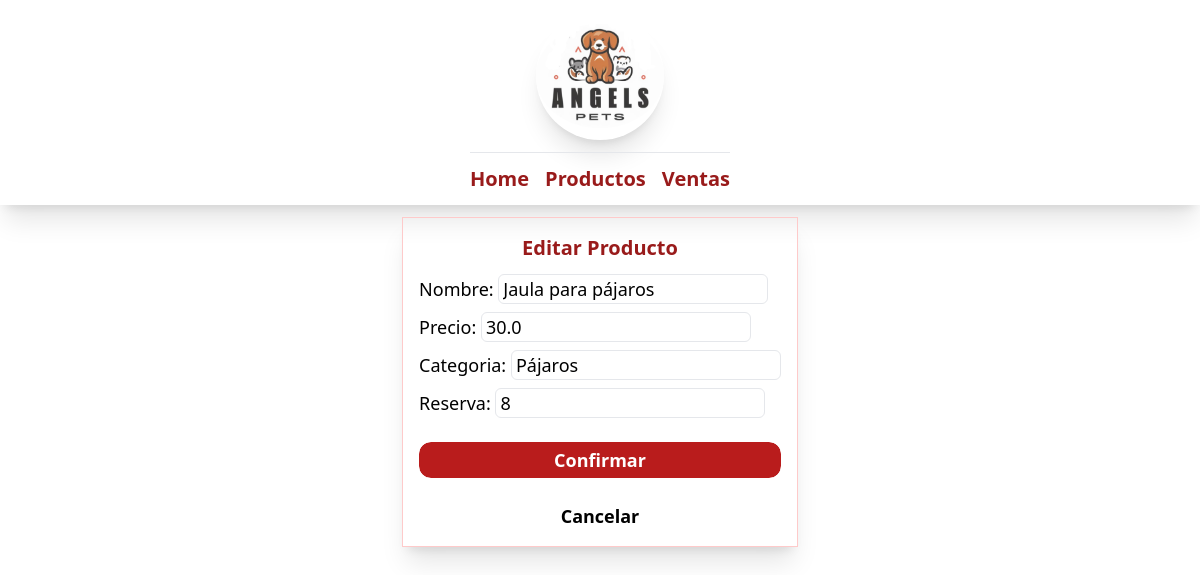
The app's page /petshop/tabla/editar/35, older data.
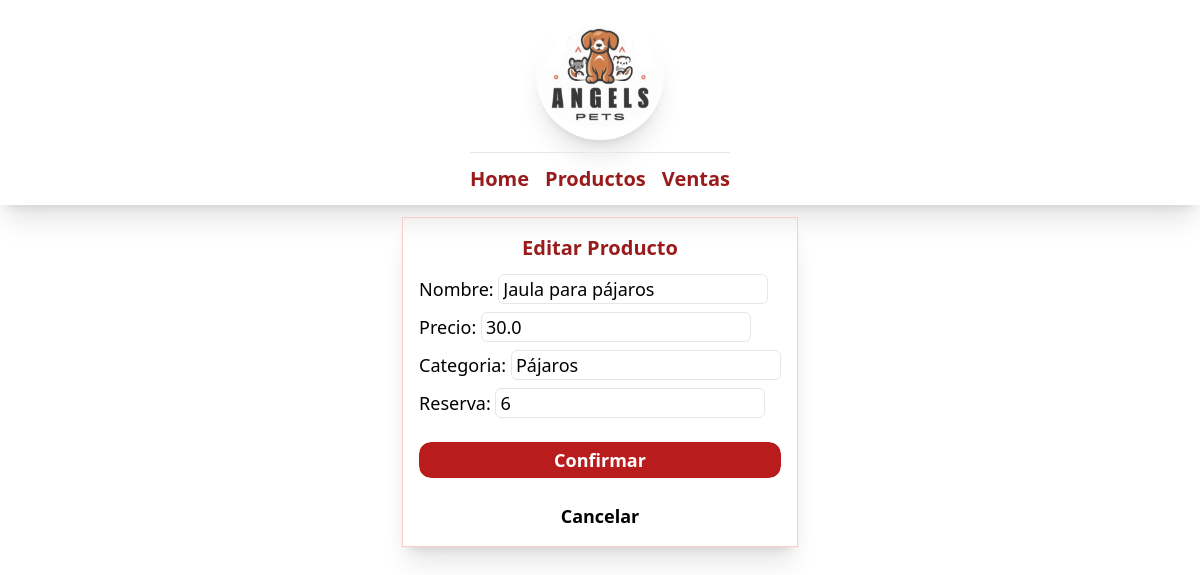
The same page, newer data.
### internal_shop_app/models.py (models this page shows, shortened)
class Producto(models.Model):
    nombre = models.CharField(max_length=50)
    precio = models.FloatField(max_length=50)
    categoria = models.CharField(max_length=50)
    reserva = models.IntegerField(max_length=50)

### internal_shop_app/views.py (the view)
# urls.py: path("tabla/editar/<int:id_prod>", editar_producto_view, name="editar"),
def editar_producto_view(request, id_prod):
    producto = Producto.objects.get(pk=id_prod)
    if request.method == "POST":
        form = ProductoForm(request.POST, instance=producto)
        if form.is_valid():
            form.save()
            return redirect("tabla")
    else:
        template = "editar_producto.html"
        context = {"form": ProductoForm(instance=producto)}
        return render(request, template, context)

### internal_shop_app/forms.py
class ProductoForm(forms.ModelForm):
    class Meta:
        model = Producto
        fields = ['nombre', 'precio', 'categoria', 'reserva']
        widgets = {
            'nombre': forms.TextInput(attrs={'class': 'border border-1 rounded-md px-1'}),
            'precio': forms.NumberInput(attrs={'class': 'border border-1 rounded-md px-1'}),
            'categoria': forms.TextInput(attrs={'class': 'border border-1 rounded-md px-1'}),
            'reserva': forms.NumberInput(attrs={'class': 'border border-1 rounded-md px-1'}),
        }

### internal_shop_app/templates/editar_producto.html (shortened to what this page needs)
{% extends "home.html" %} {% block main-section %}
<div
  class="flex flex-col text-center border border-red-200 p-4 gap-3 shadow-xl my-2"
>
  <h1 class="text-xl text-red-800 font-bold">Editar Producto</h1>
  <form method="POST" class="flex flex-col text-lg gap-2">
    <div class="flex flex-col items-start gap-2">{{form}}</div>
    <button
      class="py-1 px-4 rounded-md outline outline-1 rounded-xl bg-red-700 text-white font-semibold my-4"
    >
      Confirmar
    </button>
    <a href="{% url 'tabla' %}"><p class="font-semibold">Cancelar</p></a>
  </form>
</div>
{% endblock main-section %}

Row changes from the older to the newer data that the page shows:
changed Producto "Jaula para pájaros": reserva "8" → "6"
